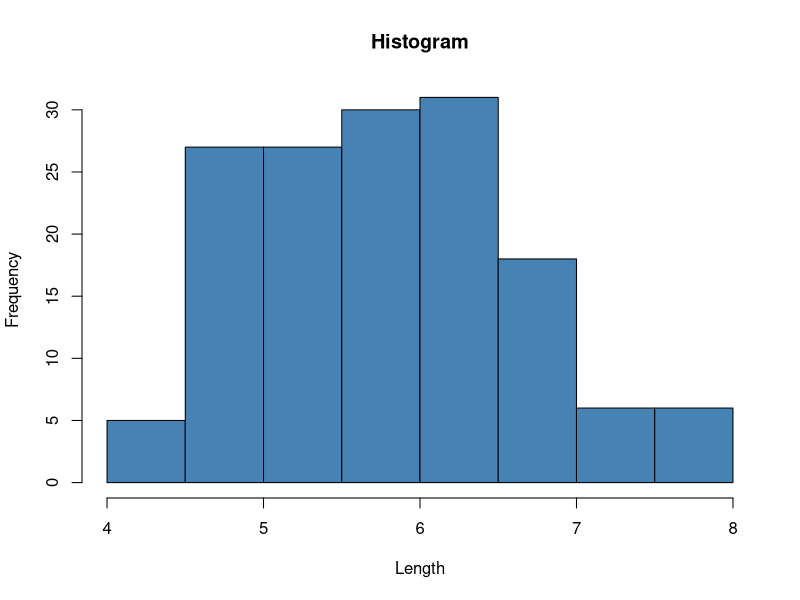
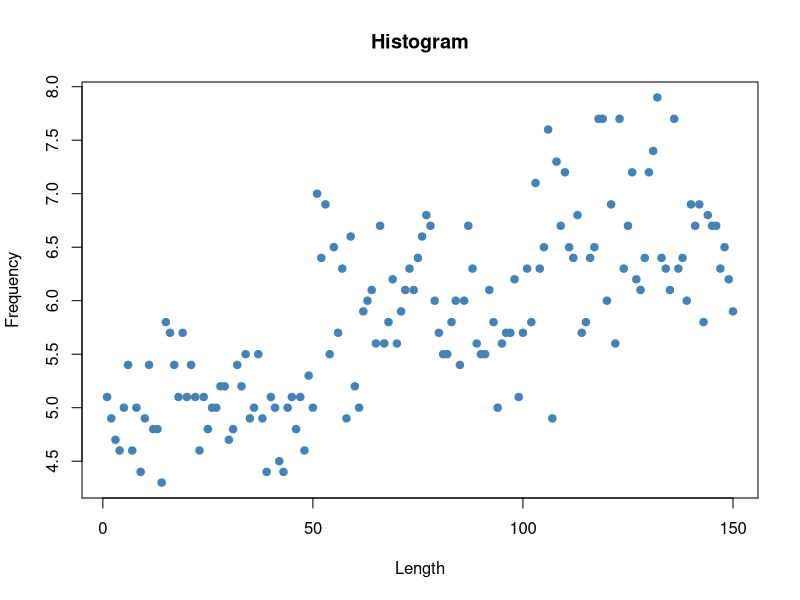
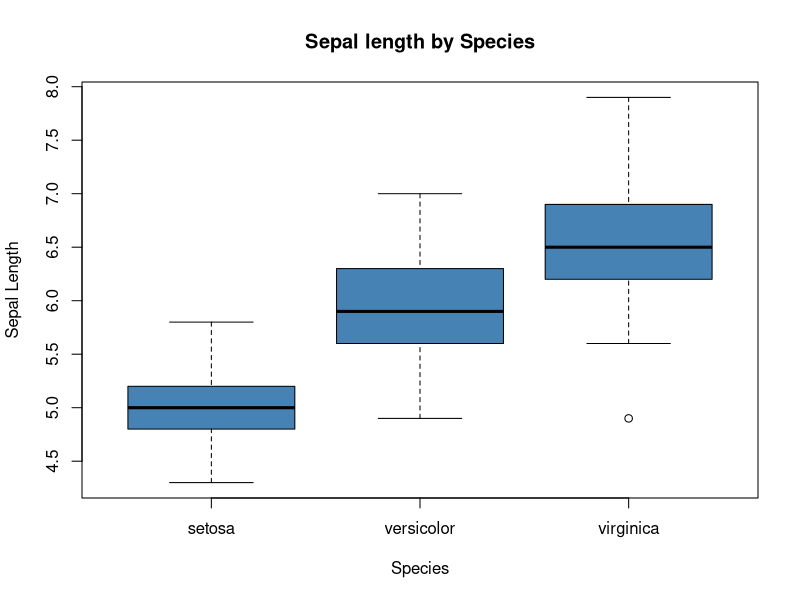

Source code (R) for these figures, in order:
#Commond to load iris dataset
data(iris)

#Look at the first 6 rows
head(iris)

#Summarize the Iris Dataset
summary(iris)

#Dimension of Iris Dataset
dim(iris)

#Column Names
names(iris)

#Create Histogram of Value for sepal length
hist(iris$Sepal.Length,
     col="steelblue",
     main="Histogram",
     xlab="Length",
     ylab="Frequency",
     pch=19
     )

#Create scatterplot of sepal width vs sepal length
plot(iris$Sepal.Length,
     col="steelblue",
     main="Histogram",
     xlab="Length",
     ylab="Frequency",
     pch=19
)

#Create scatterplot of sepal width vs sepal length
boxplot(Sepal.Length~Species,
    data=iris,
     col='steelblue',
     main='Sepal length by Species',
     xlab='Species',
     ylab='Sepal Length',
    border='black')